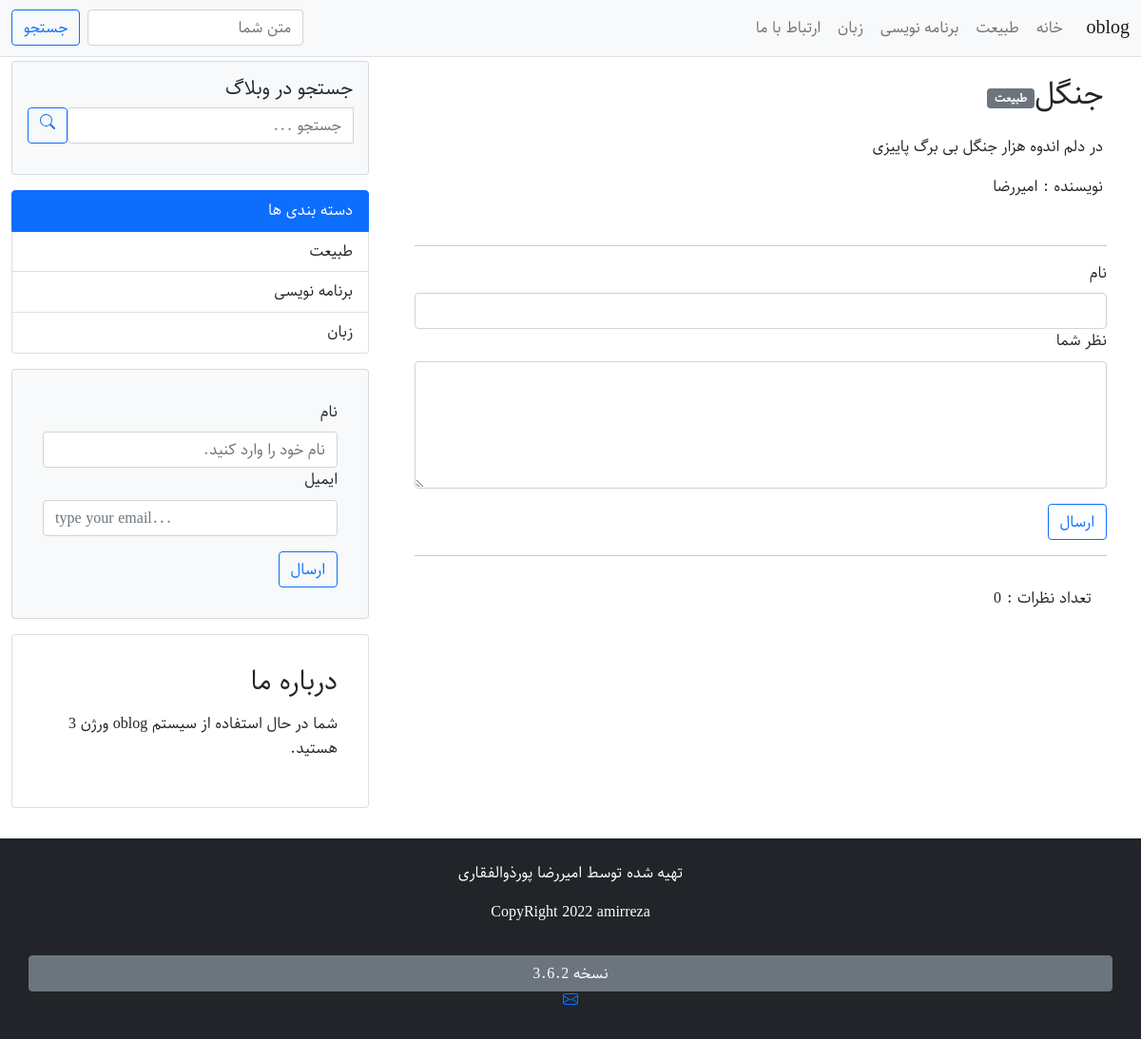
The page /single.php?post=4 on the database its author committed.
### tables this page shows
CREATE TABLE `information` (
  `id` int(11) NOT NULL,
  `body` text NOT NULL
);

CREATE TABLE `categories` (
  `id` int(11) NOT NULL,
  `title` varchar(200) NOT NULL
);

CREATE TABLE `posts` (
  `id` int(11) NOT NULL,
  `title` varchar(190) NOT NULL,
  `category_id` int(11) NOT NULL,
  `body` text NOT NULL,
  `auther` varchar(190) NOT NULL,
  `image` varchar(190) NOT NULL
);

### single.php (the view, shortened to what this page needs)
<?php
include("./include/header.php");
if(isset($_GET['post'])){
    $post_ids = $_GET['post'];
    $post = $base->query( "SELECT * FROM `posts` WHERE id = $post_ids");
    $post = $post->fetch();
}
?>
<section class="py-3">
    <div class="container-fluid">
        <div class="row">
            <div class="col-md-8 mb-4">
                <div class="container">
                    <?php
                    if($post){
                        $category_id = $post['category_id'];
                        $query_post_category = "SELECT * FROM `categories` WHERE id = $category_id ";
                        $category = $base->query($query_post_category)->fetch();
                        $post_id = $post['id'];
                        $comments = $base->query("SELECT * FROM `comments` WHERE post_id = $post_id AND statues = '1' ");
                     ?>
  <div class="row">
<div>
</div>
<div class="p-3">
    <div class="d-flex align-items-center">
        <h2><?php echo $post['title']; ?></h2>
        <div class="mr-2">
            <span class="badge bg-secondary"><?php echo $category['title']; ?></span>
        </div>
    </div>
    <p class="text-justify">
        <p><?php echo $post['body']; ?></p>
    </p>
    <p>نویسنده : <?php echo $post['auther']; ?></p>
</div>
</div>
<hr>
                        <div class="row">
                            <div class="col-12">
                                <form method="post">
                                    <div class="form-group">
                                        <label class="form-label" for="name">نام</label>
                                        <input type="name" name="name" class="form-control">
                                    </div>
                                    <div class="form-group">
                                        <label class="form-label"  for="comment">نظر شما</label>
                                        <textarea name="comment" class="form-control" rows="5"></textarea>
                                    </div>
                                    <button  type="submit" name="post_comment" class="btn btn-outline-primary mt-3">ارسال</button>
                                </form>
                            </div>
                        </div>
                        <hr>
                        <div class="row p-md-3">
                            <p>تعداد نظرات : <?php echo $comments->rowcount(); ?></p>
                            </div>
                   <?php
                    }
                    ?>
   </div>
</div>
<?php include("./include/sidebar.php") ?>
<?php
include("./include/footer.php");
?>

### include/header.php (shortened to what this page needs)
<?php
include("./include/db.php");
$query ="SELECT * FROM `categories`";
$categories = $base->query($query);
$sy = $base->query("SELECT * FROM `information` WHERE id = 4 ");
?>
<!DOCTYPE html>
<html lang="fa">
<head>
               <?php
  if($sy->rowcount() > 0){
  foreach($sy as $si){
   ?>
               <link rel="stylesheet" href="https://cdn.jsdelivr.net/npm/bootstrap@5.0.2/dist/css/bootstrap.rtl.min.css">
               <link rel="stylesheet" href="./css/style.css">
</head>
<body>
<nav class="navbar nav-tabs fixed-top navbar-expand-lg navbar-light bg-light">
  <div class="container-fluid">
    <a class="navbar-brand" href="index.php"><?php echo $si['body']; ?></a>
  <?php
  }
}
?>
    <div class="collapse navbar-collapse" id="navbarSupportedContent">
      <ul class="navbar-nav me-auto mb-2 mb-lg-0">
        <li class="nav-item">
          <a class="nav-link" aria-current="page" href="index.php">خانه</a>
        </li>
        <?php
        if($categories->rowcount() > 0){
          foreach($categories as $category){
            ?>
  <li class="nav-item <?php echo (isset($_GET['category']) && $category['id'] == $_GET['category']) ? "active" : ""; ?> ">
          <a href="index.php?category=<?php echo $category['id'] ?> " class="nav-link"><?php echo $category['title'] ?> </a>
          </li>
            <?php
          }
        }
       ?>
   <li class="nav-item">
        <a href="#hello" data-bs-toggle="modal" class="nav-link">ارتباط با ما</a>
      </li>
      </ul>
      <form action= "search.php" method = "get" class="d-flex">
        <input name="search" class="form-control me-2" type="search" placeholder="متن شما" aria-label="Search">
        <button class="btn btn-outline-primary" type="submit">جستجو</button>
      </form>
    </div>
  </div>
</nav>

### include/sidebar.php (shortened to what this page needs)
<?php
$categoriside = "SELECT * FROM `categories`";
$daste = $base->query($categoriside);
?>
            <div class="col-md-4 mb-3">
<div class=" mt-5 card bg-light mb-3">
    <div class="card-body">
        <h5 class="card-title">جستجو در وبلاگ</h5>
        <form action="search.php" method="get">
            <div class="input-group mb-3">
                <div class="input-group-prepend order-2">
                    <button  class="btn btn-outline-primary" type="submit">
                    </button>
                </div>
                <input name="search" type="text" class="form-control" placeholder="جستجو ...">
            </div>
        </form>
    </div>
</div>
<div class="list-group mb-3">
    <a href="#" class="list-group-item list-group-item-action active">
        دسته بندی ها
    </a>
    <?php
if($daste->rowcount() > 0){
    foreach($daste as $cat){
    ?>
<a href="index.php?category=<?php echo $cat['id'];?>"class="list-group-item list-group-item-action"><?php echo $cat['title'];?></a>
 <?php
}
}
?>
</div>
<div class="card bg-light mb-3 p-3">
    <div class="card-body">
        <form method="post">
            <div class="form-group">
                <label class="form-label" for="name">نام</label>
                <input type="text" name="name2" id="name" class="form-control" placeholder="نام خود را وارد کنید.">
            </div>
            <div class="form-group">
                <label class="form-label" for="email">ایمیل</label>
                <input  type="email" name="email" class="form-control " id="email"placeholder="type your email...">
            </div>
<button  type="submit" name="subscribe" class=" mt-3 btn btn-outline-primary btn-block">ارسال</button>
        </form>
    </div>
</div>
<div class="card p-3">
    <div class="card-body">
        <?php
         $query_inform = "SELECT * FROM `information` WHERE id = 1";
         $inform = $base->query($query_inform);
         if($inform->rowcount() > 0){
             foreach($inform as $information){
         ?>
        <h3> درباره ما </h2>
            <p class="text-justify">
            <?php echo $information['body']; ?>
            </p>
      <?php
        }
         }
         ?>
    </div>
</div>
</div>
    </div>
</div>
</section>

### include/footer.php (shortened to what this page needs)
<?php
$footer_querya = "SELECT * FROM `information` WHERE id = 2 ";
$footera = $base->query($footer_querya);
if($footera->rowcount() > 0){
  foreach($footera as $foota){
?>
<?php
$footer_queryb = "SELECT * FROM `information` WHERE id = 3 ";
$footerb = $base->query($footer_queryb);
if($footerb->rowcount() > 0){
  foreach($footerb as $footb){
?>
<footer class="text-center text-white bg-dark py-4">
  <div class="container">
    <div class="row flex-column">
<div><?php echo $foota['body']; ?></div>
<button class="  mt-3 btn btn-secondary">نسخه <?php echo $footb['body'] ?></button>
<div>
  <a target="_blank" href="mailto:ar.pourzolfaghari@gmail.com"></a>
</div>
    </div>
  </div>
</footer>
<?php
  }
}
  }
}
?>
</body>
</html>

### css/style.css (style rules this page uses)
body { direction: rtl; text-align: right !important; font-family: "sahel" !important; line-height: 1.6; }
input { padding-top: 5px; }

### rows shown on the page
information: body "oblog"
categories: title "طبیعت"
categories: title "برنامه نویسی"
categories: title "زبان"
posts: title "جنگل", body "در دلم اندوه هزار جنگل بی برگ پاییزی", auther "امیررضا"
information: body "شما در حال استفاده از سیستم oblog ورژن 3 هستید."
information: body "تهیه شده توسط امیررضا پورذوالفقاری CopyRight 2022 amirreza"
information: body "3.6.2"

### other values the page prints
$comments->rowcount() "0"
